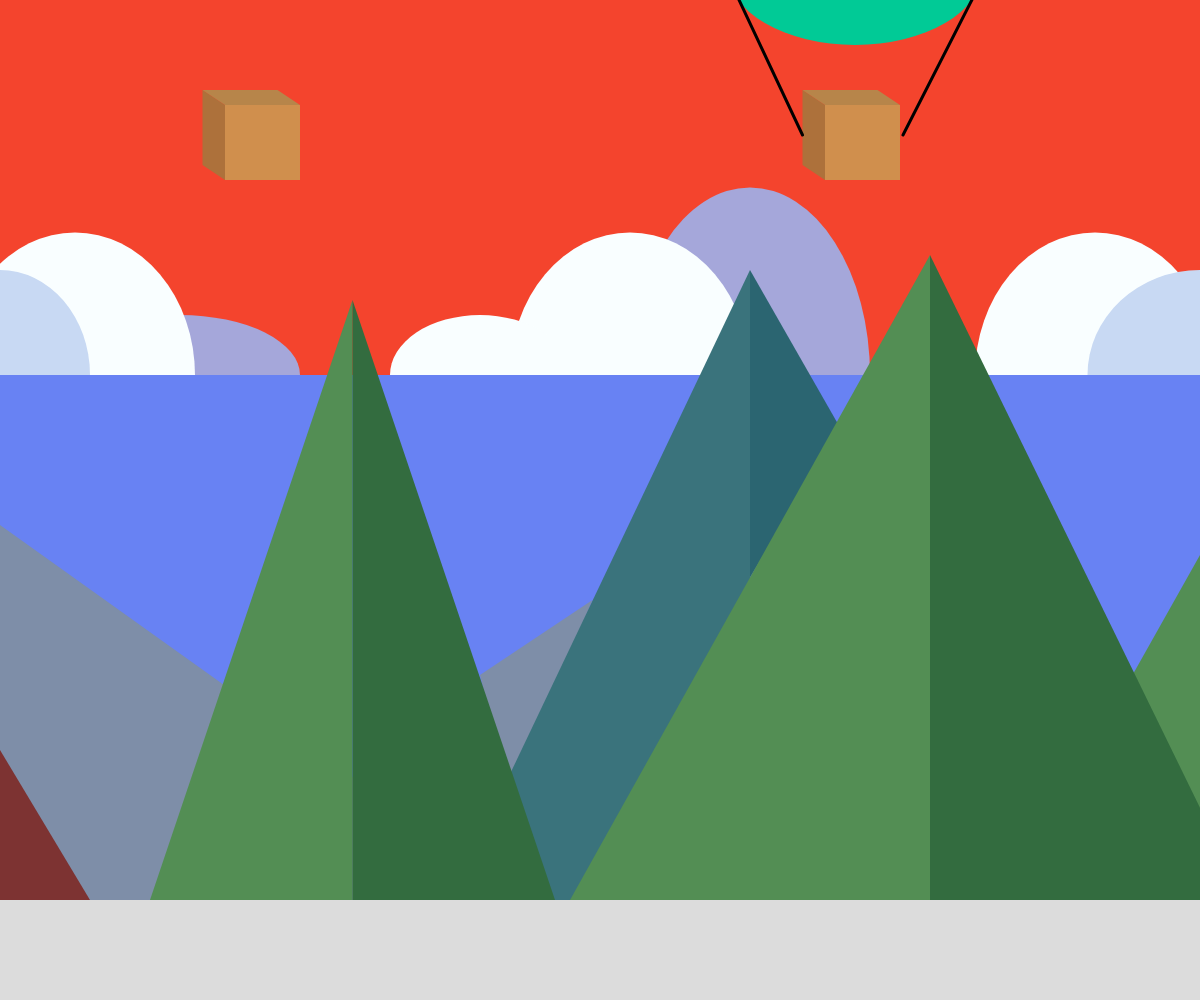
Frame 1 (no input)
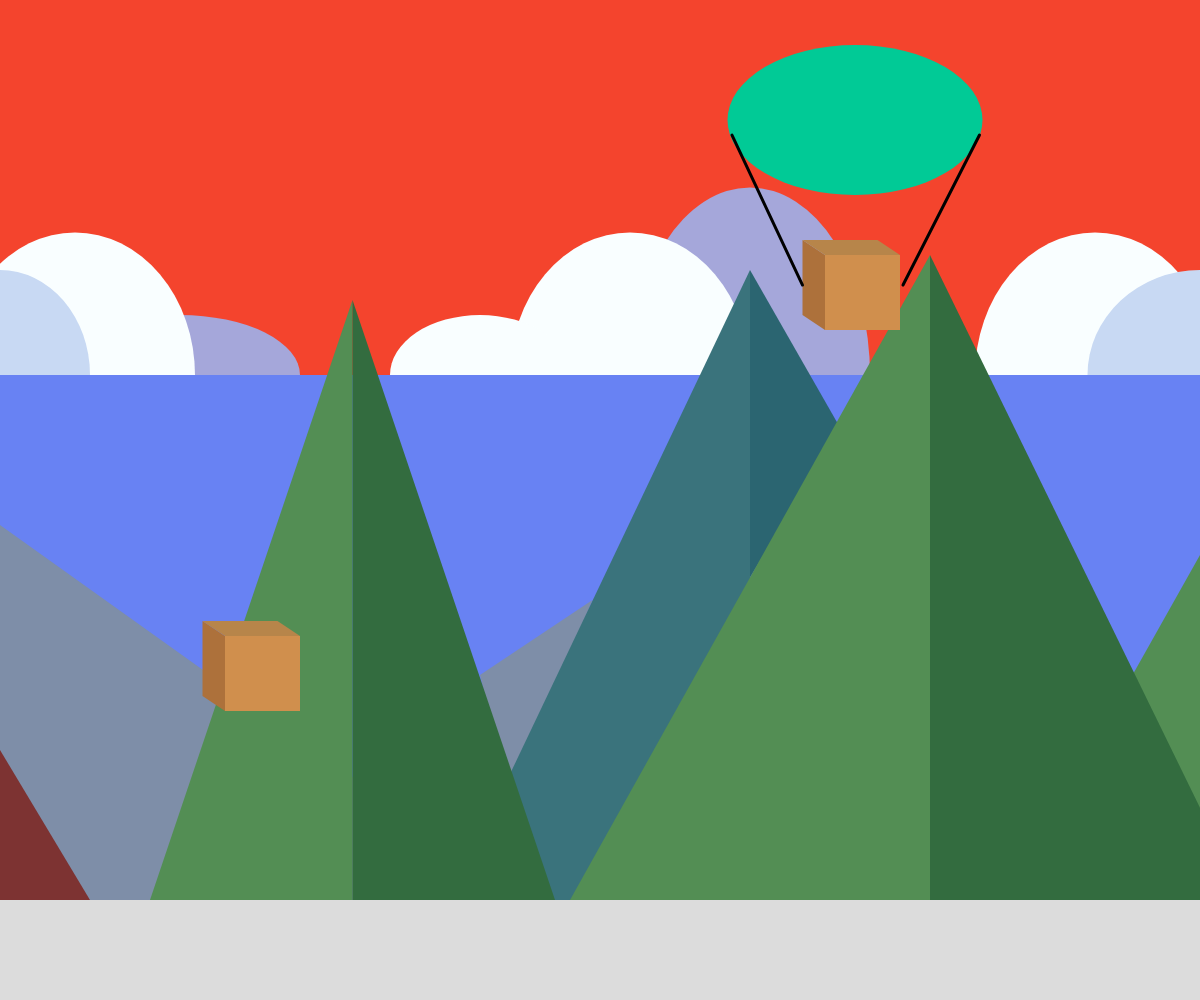
Frame 60 (no input)
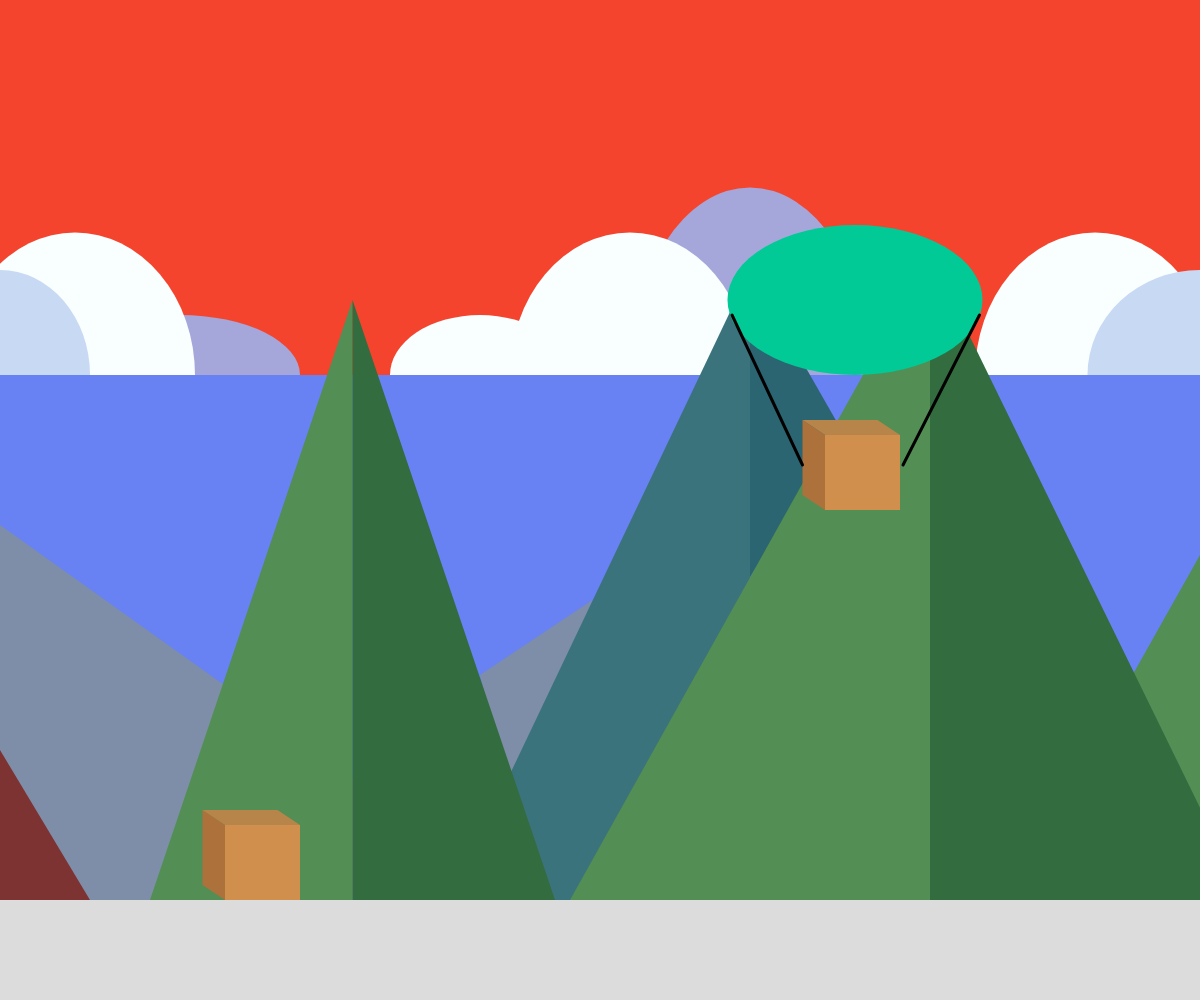
Frame 120 (the mouse pressed at the canvas centre since frame 60)

The p5.js sketch that drew these frames (run headless with seeded random() and noise() and a simulated clock; from frame 60 on, the mouse is pressed at the canvas centre):

// p5.js sketch
// ── sketch.js
// --- FÍSICA ---
let gravidade = 0.2;
let Forca_de_Arrasto = 0, coef_Arrasto = 0.5;

// --- CAIXA EM QUEDA LIVRE ---
let Peso1 = 0, massa1 = 5, acel1, vely1 = 0, posy1 = 70;

// --- CAIXA COM PARAQUEDAS ---
let Peso2 = 0, massa2 = 5, acel2, vely2 = 0, posy2 = 70;

// --- BASE DE REFERÊNCIA (RESOLUÇÃO ORIGINAL) ---
const larguraBase = 800;
const alturaBase = 600;
let escala;

function setup() {
  createCanvas(windowWidth, windowHeight);
  escala = min(width / larguraBase, height / alturaBase);
}

function draw() {
  background(220);
  strokeWeight(0);

  // --- CÉU VERMELHO ---
  fill(244, 68, 45);
  rect(0, 0, 800 * escala, 250 * escala);

  // --- NUVENS AZUIS ESCURAS ---
  fill(165, 167, 218);
  ellipse(120 * escala, 250 * escala, 160 * escala, 80 * escala);
  ellipse(500 * escala, 250 * escala, 160 * escala, 250 * escala);

  // --- NUVENS BRANCAS ---
  fill(249, 254, 255);
  ellipse(50 * escala, 250 * escala, 160 * escala, 190 * escala);
  ellipse(420 * escala, 250 * escala, 160 * escala, 190 * escala);
  ellipse(320 * escala, 250 * escala, 120 * escala, 80 * escala);
  ellipse(730 * escala, 250 * escala, 160 * escala, 190 * escala);

  // --- NUVENS AZUIS CLARAS ---
  fill(200, 217, 243);
  ellipse(0 * escala, 250 * escala, 120 * escala, 140 * escala);
  ellipse(800 * escala, 250 * escala, 150 * escala, 140 * escala);

  // --- CÉU AZUL ---
  fill(104, 130, 243);
  rect(0, 250 * escala, 800 * escala, 350 * escala);

  // --- MONTANHAS CINZAS ---
  fill(126, 142, 168);
  triangle(0 * escala, 350 * escala, 0 * escala, 600 * escala, 350 * escala, 600 * escala);
  triangle(320 * escala, 450 * escala, 340 * escala, 530 * escala, 395 * escala, 400 * escala);

  // --- MONTANHAS VERDE-AZUL ESCURO ---
  fill(58, 115, 124);
  triangle(500 * escala, 180 * escala, 300 * escala, 600 * escala, 500 * escala, 600 * escala);
  fill(43, 101, 113);
  triangle(500 * escala, 180 * escala, 560 * escala, 285 * escala, 500 * escala, 385 * escala);

  // --- MONTANHAS VERDES CLARAS ---
  fill(83, 142, 84);
  triangle(235 * escala, 200 * escala, 100 * escala, 600 * escala, 235 * escala, 600 * escala);
  triangle(620 * escala, 170 * escala, 380 * escala, 600 * escala, 620 * escala, 600 * escala);
  triangle(800 * escala, 370 * escala, 755 * escala, 450 * escala, 800 * escala, 540 * escala);

  // --- MONTANHAS VERDES ESCURAS ---
  fill(51, 108, 63);
  triangle(235 * escala, 200 * escala, 370 * escala, 600 * escala, 235 * escala, 600 * escala);
  triangle(620 * escala, 170 * escala, 830 * escala, 600 * escala, 620 * escala, 600 * escala);

  // --- TRIÂNGULO VERMELHO ---
  fill(125, 51, 50);
  triangle(0 * escala, 500 * escala, 0 * escala, 600 * escala, 60 * escala, 600 * escala);

  // --- CAIXAS ---
  fill(208, 143, 77);
  square(150 * escala, posy1 * escala, 50 * escala);
  square(550 * escala, posy2 * escala, 50 * escala);

  // --- LADOS DAS CAIXAS ---
  fill(173, 113, 59);
  quad(135 * escala, (posy1 - 10) * escala, 150 * escala, posy1 * escala, 150 * escala, (posy1 + 50) * escala, 135 * escala, (posy1 + 40) * escala);
  quad(535 * escala, (posy2 - 10) * escala, 550 * escala, posy2 * escala, 550 * escala, (posy2 + 50) * escala, 535 * escala, (posy2 + 40) * escala);

  // --- TAMPO DAS CAIXAS ---
  fill(183, 133, 74);
  quad(135 * escala, (posy1 - 10) * escala, 185 * escala, (posy1 - 10) * escala, 200 * escala, posy1 * escala, 150 * escala, posy1 * escala);
  quad(535 * escala, (posy2 - 10) * escala, 585 * escala, (posy2 - 10) * escala, 600 * escala, posy2 * escala, 550 * escala, posy2 * escala);

  // --- PARAQUEDAS ---
  fill(1, 202, 150);
  ellipse(570 * escala, (posy2 - 90) * escala, 170 * escala, 100 * escala);
  strokeWeight(2 * escala);
  line(488 * escala, (posy2 - 80) * escala, 535 * escala, (posy2 + 20) * escala);
  line(653 * escala, (posy2 - 80) * escala, 602 * escala, (posy2 + 20) * escala);

  // --- FÍSICA ---
  // Caixa 1: queda livre
  Peso1 = massa1 * gravidade;
  acel1 = Peso1 / massa1;
  vely1 += acel1;
  posy1 += vely1;
  if (posy1 > 550) {
    vely1 = 0;
    posy1 = 550;
  }

  // Caixa 2: resistência do ar (paraquedas)
  Forca_de_Arrasto = coef_Arrasto * vely2;
  Peso2 = massa2 * gravidade;
  acel2 = (Peso2 - Forca_de_Arrasto) / massa2;
  vely2 += acel2;
  posy2 += vely2;
  if (posy2 > 550) {
    vely2 = 0;
    posy2 = 550;
  }
}

// --- REAJUSTE AO REDIMENSIONAR A JANELA ---
function windowResized() {
  resizeCanvas(windowWidth, windowHeight);
  escala = min(width / larguraBase, height / alturaBase);
}
